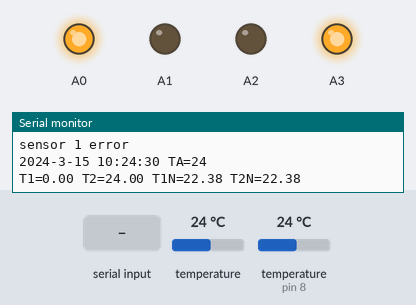
Bench run of a sketch on a simulated Arduino Uno, built with avr-gcc and run on an emulated ATmega328P. On the bench: output pins drawn as LEDs (lit = HIGH), the last lines printed to the serial monitor. The inputs (shaded band) are chosen by the test bench; at power-on: temperature (sensor on pin 8) 24 °C, temperature 24 °C. The local clock reads 2024-03-15 10:24:30 at power-on unless the sketch sets it.

Above: at 1.2 s.
1.3 s: temperature (sensor on pin 8) set to 22.6 °C
3.7 s: temperature (sensor on pin 8) set to 21.6 °C
At 4.8 s:
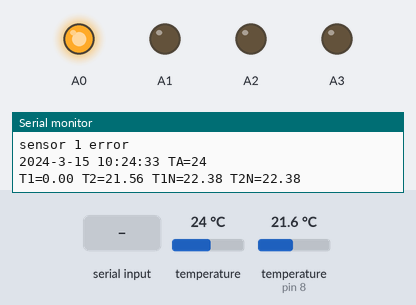
5.8 s: "h\n" received over Serial
At 9.1 s:
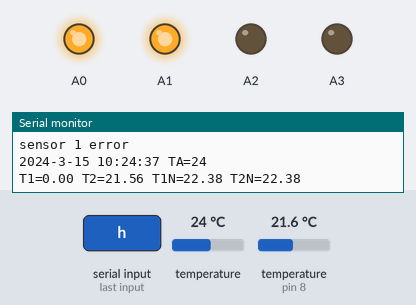
9.4 s: "t90\n" received over Serial
At 12.7 s:
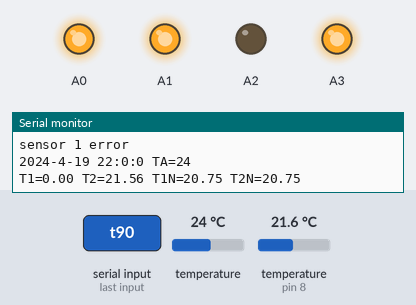
13.0 s: temperature (sensor on pin 8) set to 20.9 °C
18.7 s: temperature (sensor on pin 8) set to 19.9 °C
At 20.8 s:
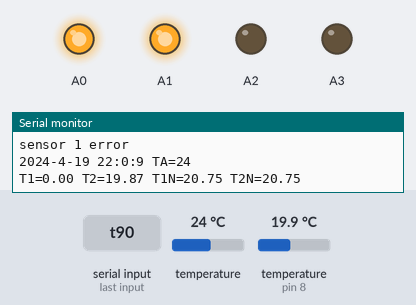
Timing chart, 0 to 22.3 s (numbered marks = the images above; inputs shaded):
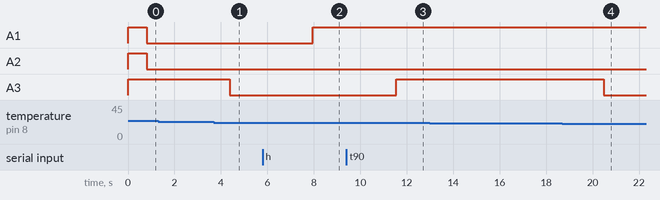

The sketch:

fishnew.ino
```cpp
#include <OneWire.h>
#include <DallasTemperature.h>
#include <Wire.h>
#include <DS3231.h>
#define ONE_WIRE_BUS 8
OneWire oneWire(ONE_WIRE_BUS);
DallasTemperature sensors(&oneWire);
DS3231 Clock;
bool Century=false;
bool h12;
bool PM;
float dateByte[10];
bool automode[4];

byte year, month, date, DoW, hour, minute, second,temperature;
float temp[4];
float sensor_temp[4];
float tempNow[4];
float tempSet[4];
float tempCurv[2];
int ctrlPin[5];
byte hmin,hmax;

byte i=0,j=0;//0~255
bool mark=false;
String comdata = "";
float tmax[2];
float tmin[2];
unsigned long o3sec;
unsigned long bensec;
void setup()
{
	init_control();
  Wire.begin();
  sensors.begin();
  Serial.begin(9600);
}
void loop()
{
  comRead();

ds3231get();
tempget();


myDisplay();
myCtrl();

delay(1000);
}
```

control.ino
```cpp
void init_control()
{
 for(i=0;i<2;i++)//参数初始化
 {
 temp[i]=21;
 sensor_temp[i]=21;
 tempNow[i]=21;
 tempSet[i]=21;
 tmax[i]=23;
 tmin[i]=20;
 }
 hmin=8;
 hmax=21;

 ctrlPin[0]=A2;//控制引脚定义
 ctrlPin[1]=A3;
 ctrlPin[2]=A1;
 ctrlPin[3]=A0;

 for(i=0;i<4;i++)//控制引脚初始化
 {
  pinMode(ctrlPin[i], OUTPUT);
  digitalWrite(ctrlPin[i], HIGH);
  automode[i]=true;
 }
}
void myCtrl()
{
  for(i=0;i<2;i++)//温控
  {
    if(temp[i]<tempNow[i]-0.2)
      digitalWrite(ctrlPin[i], LOW);
    if(temp[i]>tempNow[i]+0.1)
      digitalWrite(ctrlPin[i], HIGH);
  }
  if(automode[2]==true)//水泵
  {
    if(hour>=hmin&&hour<=hmax)
      digitalWrite(ctrlPin[2], LOW);
    else
      digitalWrite(ctrlPin[2], HIGH);
  }
  else
  {
     if(bensec>0)
      {
       digitalWrite(ctrlPin[2], LOW);
       Serial.print("Ben=");
       Serial.print(bensec);
       Serial.print('\n');
       bensec--;
      }
    else
      digitalWrite(ctrlPin[2], HIGH);

  }

    if(automode[3]==true)//臭氧
  {
    if((hour>=12&&hour<=16)&&(minute>=0&&minute<=2))
      digitalWrite(ctrlPin[3], LOW);
    else
      digitalWrite(ctrlPin[3], HIGH);
  }
  else
    {
     if(o3sec>0)
      {
       digitalWrite(ctrlPin[3], LOW);
       Serial.print("O3=");
       Serial.print(o3sec);
       Serial.print('\n');
       o3sec--;
      }
    else
      digitalWrite(ctrlPin[3], HIGH);
    }


}
```

ds3231.ino
```cpp
void ds3231get()
{
  second=Clock.getSecond();
  minute=Clock.getMinute();
  hour=Clock.getHour(h12, PM);
  date=Clock.getDate();
  month=Clock.getMonth(Century);
  year=Clock.getYear();
  DoW=Clock.getDoW();
  temperature=Clock.getTemperature();
}
void ds3231put1()
{
  Clock.setDoW(dateByte[3]);    //Set the day of the week
  Clock.setDate(dateByte[2]);  //Set the date of the month
  Clock.setMonth(dateByte[1]);  //Set the month of the year
  Clock.setYear(dateByte[0]);  //Set the year (Last two digits of the year)
}
void ds3231put2()
{
   Clock.setHour(dateByte[0]);    //Set the day of the H
   Clock.setMinute(dateByte[1]);  //Set the date of the M
   Clock.setSecond(dateByte[2]);  //Set the month of the S
}
```

serial.ino
```cpp
void myDisplay(void)
{
  Serial.print("20");
  Serial.print(year,DEC);
  Serial.print('-');
  Serial.print(month,DEC);
  Serial.print('-');
  Serial.print(date,DEC);
  Serial.print(' ');
  Serial.print(hour,DEC);
  Serial.print(':');
  Serial.print(minute,DEC);
  Serial.print(':');
  Serial.print(second,DEC);
  Serial.print(' ');
  Serial.print("TA=");
  Serial.print(temperature);
  Serial.print('\n');
  Serial.print("T1=");
  Serial.print(temp[0]);
  Serial.print(' ');
  Serial.print("T2=");
  Serial.print(temp[1]);
  Serial.print(' ');
  Serial.print("T1N=");
  Serial.print(tempNow[0]);
  Serial.print(' ');
   Serial.print("T2N=");
  Serial.print(tempNow[1]);
  Serial.print('\n');
}
void myDisplay2(void)
{
  byte dispbyte[4];

   for(i = 0; i < 4 ; i++)
   {
    if(automode[i]==true)
    dispbyte[i]=1;
    else
    dispbyte[i]=0;
   }
  Serial.print("automode: ");
  for(i = 0; i < 4 ; i++)
   {
    Serial.print(dispbyte[i]);
    Serial.print(' ');
    }
  Serial.print('\n');

  Serial.print("TminTmax: ");
    Serial.print(tmin[0]);
    Serial.print(' ');
    Serial.print(tmax[0]);
    Serial.print(' ');
    Serial.print(tmin[1]);
    Serial.print(' ');
    Serial.print(tmax[1]);
    Serial.print(' ');
  Serial.print('\n');
    Serial.print("tSet: ");
    Serial.print(tempSet[0]);
    Serial.print(' ');
    Serial.print(tempSet[1]);
    Serial.print(' ');
  Serial.print('\n');
      Serial.print("HminHmax: ");
    Serial.print(hmin);
    Serial.print(' ');
    Serial.print(hmax);
    Serial.print(' ');
  Serial.print('\n');

}
void comRead(void)
{
  while (Serial.available() > 0)
     {
         comdata += char(Serial.read());
         delay(2);
         mark=true;
         j=0;
     }
  if (mark==true)
     {
         for(i = 0; i < 4 ; i++)
             dateByte[i]=0;
         for(i = 1; i < comdata.length() ; i++)
             {
                if(comdata[i] == ',')
                j++;
                else
                 {
                  dateByte[j]=dateByte[j]*10+(comdata[i]-'0');
                 }
              }
         if(comdata[0] == 'd')
         ds3231put1();
         if(comdata[0] == 't')
         ds3231put2();
         if(comdata[0] == 'o')
         {
          if(automode[3]==false)
          o3sec=dateByte[0];
         }
         if(comdata[0] == 'b')
         {
          if(automode[2]==false)
          bensec=dateByte[0];
         }
         if(comdata[0] == 'a')
         {
          for(i = 0; i < 4 ; i++)
            {
            if(dateByte[i]==0)
            automode[i]=true;
            else
            automode[i]=false;
            }
         }
          if(comdata[0] == 'T')
         {
          for(i=0;i<2;i++)
            {  if(dateByte[i]>=18&&dateByte[i]<=28)
                tempSet[i]=dateByte[i];
            }

         }
            if(comdata[0] == 'h')
         {
          hmin=dateByte[0];
          hmax=dateByte[1];

         }
           if(comdata[0] == 'm')
         {

            if(dateByte[0]>=18&&dateByte[0]<=28)
                tmin[0]=dateByte[0];
            if(dateByte[1]>=18&&dateByte[1]<=28)
                tmax[0]=dateByte[1];
            if(dateByte[2]>=18&&dateByte[2]<=28)
                tmin[1]=dateByte[2];
            if(dateByte[3]>=18&&dateByte[3]<=28)
                tmax[1]=dateByte[3];
            for(i=0;i<2;i++)
            {
              if(tmin[i]>tmax[i])
              tmax[i]=tmin[i]+1;
            }

         }
         if(comdata[0] == 'p')
         myDisplay2();

          mark=false;
          comdata = "";
     }
}
```

temperature.ino
```cpp
void tempget()
{
  float gettemp[2];
  sensors.requestTemperatures();//获得传感器温度
  for(i=0;i<2;i++)
  {
    sensor_temp[i]=sensors.getTempCByIndex(i);
    if(sensor_temp[i]>0&&sensor_temp[i]<50)
        gettemp[i]=sensor_temp[i];//有可能读错 所以只保留正确的温度值
    else
    {
      Serial.print("sensor ");
      Serial.print(i);
      Serial.println(" error");
    }
  }
  temp[0]=gettemp[1];
  temp[1]=gettemp[0];
  tempCurv[0]=-cos(((hour*60+minute)-120)/229.2994)*(tmax[0]-tmin[0])/2+(tmax[0]+tmin[0])/2;
  tempCurv[1]=-cos(((hour*60+minute)-120)/229.2994)*(tmax[1]-tmin[1])/2+(tmax[1]+tmin[1])/2;
   for(i=0;i<2;i++)//目标温度设置
  {
  if(automode[i]==true)
  tempNow[i]=tempCurv[i];
  else
  tempNow[i]=tempSet[i];
  }

}
```

Measured:
- the behaviour switches between 22.2 and 22.1 °C on temperature (sensor on pin 8) (found by bisection; images 0 and 1)
- the behaviour switches between 20.6 and 20.5 °C on temperature (sensor on pin 8) (found by bisection; images 3 and 4)
- after the input at 3.7 s, A3: HIGH → LOW after 0.68 s
- after the input at 5.8 s, A1: LOW → HIGH after 2.2 s
- after the input at 9.4 s, A3: LOW → HIGH after 2.2 s
- after the input at 18.7 s, A3: HIGH → LOW after 1.8 s
